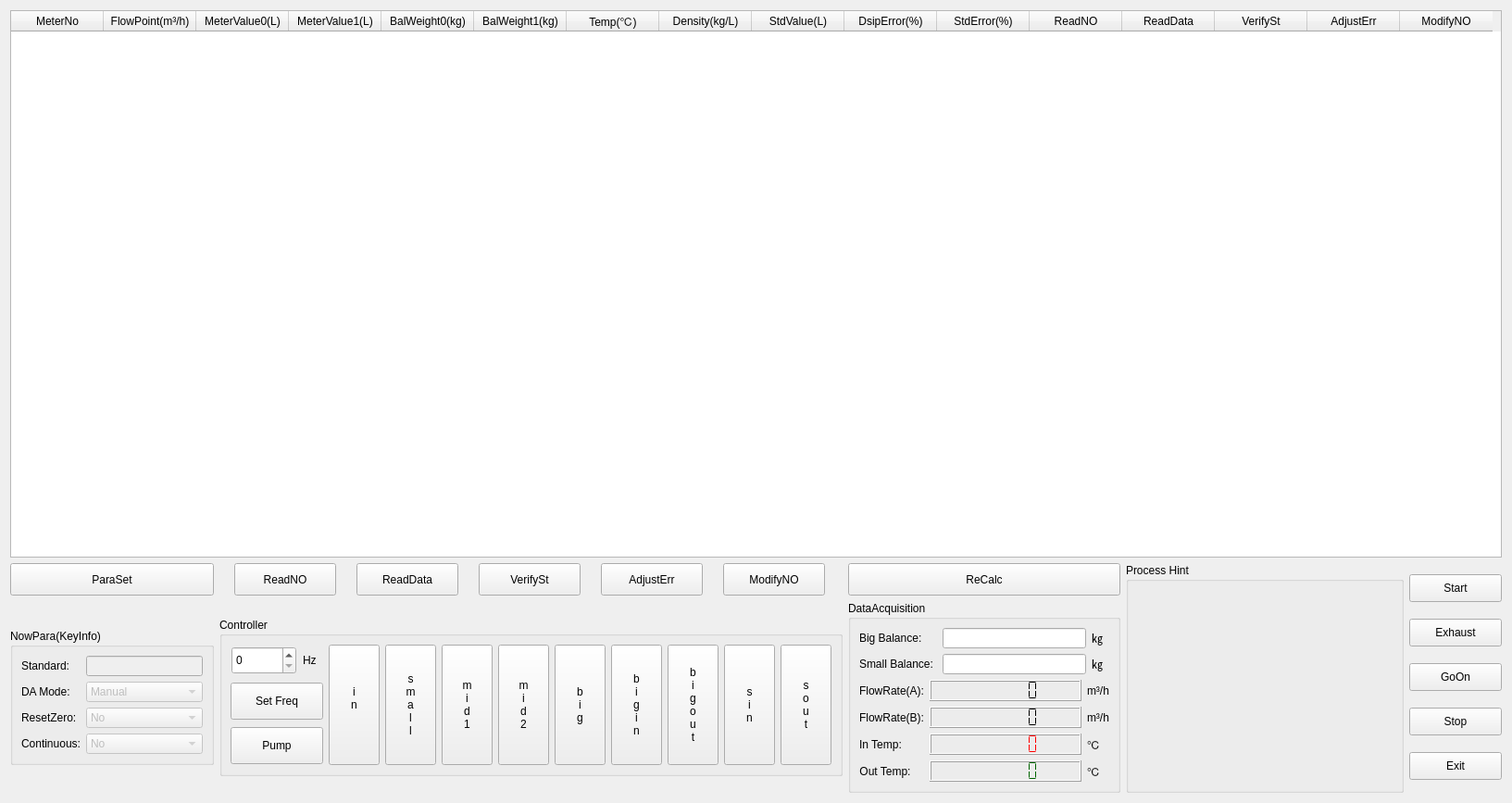
<?xml version="1.0" encoding="UTF-8"?>
<ui version="4.0">
 <class>WaterWeightClass50</class>
 <widget class="QWidget" name="WaterWeightClass50">
  <property name="geometry">
   <rect>
    <x>0</x>
    <y>0</y>
    <width>1633</width>
    <height>867</height>
   </rect>
  </property>
  <property name="windowTitle">
   <string>Water Verify(Weight Method)</string>
  </property>
  <property name="windowIcon">
   <iconset resource="waterweight50.qrc">
    <normaloff>:/waterweight50/images/waterweight.png</normaloff>:/waterweight50/images/waterweight.png</iconset>
  </property>
  <layout class="QGridLayout" name="gridLayout_8">
   <item row="0" column="0" colspan="5">
    <widget class="QTableWidget" name="tableWidget">
     <property name="inputMethodHints">
      <set>Qt::ImhDigitsOnly|Qt::ImhFormattedNumbersOnly|Qt::ImhPreferNumbers</set>
     </property>
     <property name="editTriggers">
      <set>QAbstractItemView::CurrentChanged|QAbstractItemView::DoubleClicked|QAbstractItemView::EditKeyPressed</set>
     </property>
     <column>
      <property name="text">
       <string>MeterNo</string>
      </property>
     </column>
     <column>
      <property name="text">
       <string>FlowPoint(m³/h)</string>
      </property>
     </column>
     <column>
      <property name="text">
       <string>MeterValue0(L)</string>
      </property>
     </column>
     <column>
      <property name="text">
       <string>MeterValue1(L)</string>
      </property>
     </column>
     <column>
      <property name="text">
       <string>BalWeight0(kg)</string>
      </property>
     </column>
     <column>
      <property name="text">
       <string>BalWeight1(kg)</string>
      </property>
     </column>
     <column>
      <property name="text">
       <string>Temp(℃)</string>
      </property>
     </column>
     <column>
      <property name="text">
       <string>Density(kg/L)</string>
      </property>
     </column>
     <column>
      <property name="text">
       <string>StdValue(L)</string>
      </property>
     </column>
     <column>
      <property name="text">
       <string>DsipError(%)</string>
      </property>
      <property name="background">
       <color>
        <red>128</red>
        <green>0</green>
        <blue>0</blue>
       </color>
      </property>
     </column>
     <column>
      <property name="text">
       <string>StdError(%)</string>
      </property>
     </column>
     <column>
      <property name="text">
       <string>ReadNO</string>
      </property>
     </column>
     <column>
      <property name="text">
       <string>ReadData</string>
      </property>
     </column>
     <column>
      <property name="text">
       <string>VerifySt</string>
      </property>
     </column>
     <column>
      <property name="text">
       <string>AdjustErr</string>
      </property>
     </column>
     <column>
      <property name="text">
       <string>ModifyNO</string>
      </property>
     </column>
    </widget>
   </item>
   <item row="1" column="0">
    <widget class="QPushButton" name="btnParaSet">
     <property name="sizePolicy">
      <sizepolicy hsizetype="Fixed" vsizetype="Fixed">
       <horstretch>0</horstretch>
       <verstretch>0</verstretch>
      </sizepolicy>
     </property>
     <property name="minimumSize">
      <size>
       <width>220</width>
       <height>35</height>
      </size>
     </property>
     <property name="maximumSize">
      <size>
       <width>220</width>
       <height>35</height>
      </size>
     </property>
     <property name="text">
      <string>ParaSet</string>
     </property>
    </widget>
   </item>
   <item row="1" column="1">
    <layout class="QGridLayout" name="gridLayout_4">
     <item row="0" column="0">
      <widget class="QPushButton" name="btnAllReadNO">
       <property name="sizePolicy">
        <sizepolicy hsizetype="Fixed" vsizetype="Fixed">
         <horstretch>0</horstretch>
         <verstretch>0</verstretch>
        </sizepolicy>
       </property>
       <property name="minimumSize">
        <size>
         <width>80</width>
         <height>35</height>
        </size>
       </property>
       <property name="maximumSize">
        <size>
         <width>110</width>
         <height>35</height>
        </size>
       </property>
       <property name="text">
        <string>ReadNO</string>
       </property>
      </widget>
     </item>
     <item row="0" column="1">
      <widget class="QPushButton" name="btnAllReadData">
       <property name="sizePolicy">
        <sizepolicy hsizetype="Fixed" vsizetype="Fixed">
         <horstretch>0</horstretch>
         <verstretch>0</verstretch>
        </sizepolicy>
       </property>
       <property name="minimumSize">
        <size>
         <width>80</width>
         <height>35</height>
        </size>
       </property>
       <property name="maximumSize">
        <size>
         <width>110</width>
         <height>35</height>
        </size>
       </property>
       <property name="text">
        <string>ReadData</string>
       </property>
      </widget>
     </item>
     <item row="0" column="2">
      <widget class="QPushButton" name="btnAllVerifyStatus">
       <property name="sizePolicy">
        <sizepolicy hsizetype="Fixed" vsizetype="Fixed">
         <horstretch>0</horstretch>
         <verstretch>0</verstretch>
        </sizepolicy>
       </property>
       <property name="minimumSize">
        <size>
         <width>80</width>
         <height>35</height>
        </size>
       </property>
       <property name="maximumSize">
        <size>
         <width>110</width>
         <height>35</height>
        </size>
       </property>
       <property name="text">
        <string>VerifySt</string>
       </property>
      </widget>
     </item>
     <item row="0" column="3">
      <widget class="QPushButton" name="btnAllAdjError">
       <property name="sizePolicy">
        <sizepolicy hsizetype="Fixed" vsizetype="Fixed">
         <horstretch>0</horstretch>
         <verstretch>0</verstretch>
        </sizepolicy>
       </property>
       <property name="minimumSize">
        <size>
         <width>80</width>
         <height>35</height>
        </size>
       </property>
       <property name="maximumSize">
        <size>
         <width>110</width>
         <height>35</height>
        </size>
       </property>
       <property name="text">
        <string>AdjustErr</string>
       </property>
      </widget>
     </item>
     <item row="0" column="4">
      <widget class="QPushButton" name="btnAllModifyNO">
       <property name="sizePolicy">
        <sizepolicy hsizetype="Fixed" vsizetype="Fixed">
         <horstretch>0</horstretch>
         <verstretch>0</verstretch>
        </sizepolicy>
       </property>
       <property name="minimumSize">
        <size>
         <width>80</width>
         <height>35</height>
        </size>
       </property>
       <property name="maximumSize">
        <size>
         <width>110</width>
         <height>35</height>
        </size>
       </property>
       <property name="text">
        <string>ModifyNO</string>
       </property>
      </widget>
     </item>
    </layout>
   </item>
   <item row="1" column="2">
    <widget class="QPushButton" name="btnReCalc">
     <property name="sizePolicy">
      <sizepolicy hsizetype="Fixed" vsizetype="Fixed">
       <horstretch>0</horstretch>
       <verstretch>0</verstretch>
      </sizepolicy>
     </property>
     <property name="minimumSize">
      <size>
       <width>260</width>
       <height>35</height>
      </size>
     </property>
     <property name="maximumSize">
      <size>
       <width>400</width>
       <height>35</height>
      </size>
     </property>
     <property name="text">
      <string>ReCalc</string>
     </property>
    </widget>
   </item>
   <item row="1" column="3" rowspan="2">
    <widget class="QGroupBox" name="groupBox_3">
     <property name="sizePolicy">
      <sizepolicy hsizetype="Preferred" vsizetype="Preferred">
       <horstretch>0</horstretch>
       <verstretch>0</verstretch>
      </sizepolicy>
     </property>
     <property name="minimumSize">
      <size>
       <width>300</width>
       <height>0</height>
      </size>
     </property>
     <property name="title">
      <string>Process Hint</string>
     </property>
     <layout class="QGridLayout" name="gridLayout_9">
      <item row="0" column="0">
       <layout class="QGridLayout" name="gridLayout_7">
        <item row="0" column="0">
         <widget class="QLabel" name="label">
          <property name="sizePolicy">
           <sizepolicy hsizetype="Fixed" vsizetype="Preferred">
            <horstretch>0</horstretch>
            <verstretch>0</verstretch>
           </sizepolicy>
          </property>
          <property name="text">
           <string/>
          </property>
          <property name="alignment">
           <set>Qt::AlignLeading|Qt::AlignLeft|Qt::AlignTop</set>
          </property>
         </widget>
        </item>
        <item row="0" column="1">
         <widget class="QLabel" name="labelHintPoint">
          <property name="sizePolicy">
           <sizepolicy hsizetype="Preferred" vsizetype="Preferred">
            <horstretch>0</horstretch>
            <verstretch>0</verstretch>
           </sizepolicy>
          </property>
          <property name="styleSheet">
           <string notr="true">font: 75 12pt &quot;Aharoni&quot;;</string>
          </property>
          <property name="text">
           <string/>
          </property>
          <property name="alignment">
           <set>Qt::AlignLeading|Qt::AlignLeft|Qt::AlignTop</set>
          </property>
          <property name="wordWrap">
           <bool>true</bool>
          </property>
         </widget>
        </item>
        <item row="1" column="0">
         <widget class="QLabel" name="label_2">
          <property name="sizePolicy">
           <sizepolicy hsizetype="Fixed" vsizetype="Preferred">
            <horstretch>0</horstretch>
            <verstretch>0</verstretch>
           </sizepolicy>
          </property>
          <property name="text">
           <string/>
          </property>
          <property name="alignment">
           <set>Qt::AlignLeading|Qt::AlignLeft|Qt::AlignTop</set>
          </property>
         </widget>
        </item>
        <item row="1" column="1">
         <widget class="QLabel" name="labelHintProcess">
          <property name="sizePolicy">
           <sizepolicy hsizetype="Preferred" vsizetype="Preferred">
            <horstretch>0</horstretch>
            <verstretch>0</verstretch>
           </sizepolicy>
          </property>
          <property name="styleSheet">
           <string notr="true">font: 75 12pt &quot;Aharoni&quot;;</string>
          </property>
          <property name="text">
           <string/>
          </property>
          <property name="alignment">
           <set>Qt::AlignLeading|Qt::AlignLeft|Qt::AlignTop</set>
          </property>
          <property name="wordWrap">
           <bool>true</bool>
          </property>
         </widget>
        </item>
       </layout>
      </item>
     </layout>
    </widget>
   </item>
   <item row="1" column="4" rowspan="2">
    <layout class="QGridLayout" name="gridLayout_6">
     <item row="0" column="0">
      <widget class="QPushButton" name="btnStart">
       <property name="sizePolicy">
        <sizepolicy hsizetype="Fixed" vsizetype="Fixed">
         <horstretch>0</horstretch>
         <verstretch>0</verstretch>
        </sizepolicy>
       </property>
       <property name="minimumSize">
        <size>
         <width>100</width>
         <height>30</height>
        </size>
       </property>
       <property name="maximumSize">
        <size>
         <width>100</width>
         <height>30</height>
        </size>
       </property>
       <property name="text">
        <string>Start</string>
       </property>
      </widget>
     </item>
     <item row="1" column="0">
      <widget class="QPushButton" name="btnExhaust">
       <property name="sizePolicy">
        <sizepolicy hsizetype="Fixed" vsizetype="Fixed">
         <horstretch>0</horstretch>
         <verstretch>0</verstretch>
        </sizepolicy>
       </property>
       <property name="minimumSize">
        <size>
         <width>100</width>
         <height>30</height>
        </size>
       </property>
       <property name="maximumSize">
        <size>
         <width>100</width>
         <height>30</height>
        </size>
       </property>
       <property name="text">
        <string>Exhaust</string>
       </property>
      </widget>
     </item>
     <item row="2" column="0">
      <widget class="QPushButton" name="btnGoOn">
       <property name="sizePolicy">
        <sizepolicy hsizetype="Fixed" vsizetype="Fixed">
         <horstretch>0</horstretch>
         <verstretch>0</verstretch>
        </sizepolicy>
       </property>
       <property name="minimumSize">
        <size>
         <width>100</width>
         <height>30</height>
        </size>
       </property>
       <property name="maximumSize">
        <size>
         <width>100</width>
         <height>30</height>
        </size>
       </property>
       <property name="text">
        <string>GoOn</string>
       </property>
      </widget>
     </item>
     <item row="3" column="0">
      <widget class="QPushButton" name="btnStop">
       <property name="sizePolicy">
        <sizepolicy hsizetype="Fixed" vsizetype="Fixed">
         <horstretch>0</horstretch>
         <verstretch>0</verstretch>
        </sizepolicy>
       </property>
       <property name="minimumSize">
        <size>
         <width>100</width>
         <height>30</height>
        </size>
       </property>
       <property name="maximumSize">
        <size>
         <width>100</width>
         <height>30</height>
        </size>
       </property>
       <property name="text">
        <string>Stop</string>
       </property>
      </widget>
     </item>
     <item row="4" column="0">
      <widget class="QPushButton" name="btnExit">
       <property name="sizePolicy">
        <sizepolicy hsizetype="Fixed" vsizetype="Fixed">
         <horstretch>0</horstretch>
         <verstretch>0</verstretch>
        </sizepolicy>
       </property>
       <property name="minimumSize">
        <size>
         <width>100</width>
         <height>30</height>
        </size>
       </property>
       <property name="maximumSize">
        <size>
         <width>100</width>
         <height>30</height>
        </size>
       </property>
       <property name="text">
        <string>Exit</string>
       </property>
      </widget>
     </item>
    </layout>
   </item>
   <item row="2" column="0">
    <widget class="QGroupBox" name="groupBox">
     <property name="sizePolicy">
      <sizepolicy hsizetype="Fixed" vsizetype="Fixed">
       <horstretch>0</horstretch>
       <verstretch>0</verstretch>
      </sizepolicy>
     </property>
     <property name="minimumSize">
      <size>
       <width>220</width>
       <height>0</height>
      </size>
     </property>
     <property name="maximumSize">
      <size>
       <width>220</width>
       <height>16777215</height>
      </size>
     </property>
     <property name="title">
      <string>NowPara(KeyInfo)</string>
     </property>
     <layout class="QGridLayout" name="gridLayout_3">
      <item row="0" column="0">
       <widget class="QLabel" name="labelStandard">
        <property name="sizePolicy">
         <sizepolicy hsizetype="Fixed" vsizetype="Preferred">
          <horstretch>0</horstretch>
          <verstretch>0</verstretch>
         </sizepolicy>
        </property>
        <property name="text">
         <string>Standard:</string>
        </property>
       </widget>
      </item>
      <item row="0" column="1">
       <widget class="QLineEdit" name="lnEditStandard">
        <property name="enabled">
         <bool>false</bool>
        </property>
        <property name="sizePolicy">
         <sizepolicy hsizetype="Preferred" vsizetype="Fixed">
          <horstretch>0</horstretch>
          <verstretch>0</verstretch>
         </sizepolicy>
        </property>
       </widget>
      </item>
      <item row="1" column="0">
       <widget class="QLabel" name="label_14">
        <property name="sizePolicy">
         <sizepolicy hsizetype="Fixed" vsizetype="Preferred">
          <horstretch>0</horstretch>
          <verstretch>0</verstretch>
         </sizepolicy>
        </property>
        <property name="text">
         <string>DA Mode:</string>
        </property>
       </widget>
      </item>
      <item row="1" column="1">
       <widget class="QComboBox" name="cmbAutoPick">
        <property name="enabled">
         <bool>false</bool>
        </property>
        <property name="sizePolicy">
         <sizepolicy hsizetype="Preferred" vsizetype="Fixed">
          <horstretch>0</horstretch>
          <verstretch>0</verstretch>
         </sizepolicy>
        </property>
        <item>
         <property name="text">
          <string>Manual</string>
         </property>
        </item>
        <item>
         <property name="text">
          <string>Auto</string>
         </property>
        </item>
       </widget>
      </item>
      <item row="2" column="0">
       <widget class="QLabel" name="label_16">
        <property name="sizePolicy">
         <sizepolicy hsizetype="Fixed" vsizetype="Preferred">
          <horstretch>0</horstretch>
          <verstretch>0</verstretch>
         </sizepolicy>
        </property>
        <property name="text">
         <string>ResetZero:</string>
        </property>
       </widget>
      </item>
      <item row="2" column="1">
       <widget class="QComboBox" name="cmbResetZero">
        <property name="enabled">
         <bool>false</bool>
        </property>
        <property name="sizePolicy">
         <sizepolicy hsizetype="Preferred" vsizetype="Fixed">
          <horstretch>0</horstretch>
          <verstretch>0</verstretch>
         </sizepolicy>
        </property>
        <item>
         <property name="text">
          <string>No</string>
         </property>
        </item>
        <item>
         <property name="text">
          <string>Yes</string>
         </property>
        </item>
       </widget>
      </item>
      <item row="3" column="0">
       <widget class="QLabel" name="label_15">
        <property name="sizePolicy">
         <sizepolicy hsizetype="Fixed" vsizetype="Preferred">
          <horstretch>0</horstretch>
          <verstretch>0</verstretch>
         </sizepolicy>
        </property>
        <property name="text">
         <string>Continuous:</string>
        </property>
       </widget>
      </item>
      <item row="3" column="1">
       <widget class="QComboBox" name="cmbContinue">
        <property name="enabled">
         <bool>false</bool>
        </property>
        <property name="sizePolicy">
         <sizepolicy hsizetype="Preferred" vsizetype="Fixed">
          <horstretch>0</horstretch>
          <verstretch>0</verstretch>
         </sizepolicy>
        </property>
        <item>
         <property name="text">
          <string>No</string>
         </property>
        </item>
        <item>
         <property name="text">
          <string>Yes</string>
         </property>
        </item>
       </widget>
      </item>
     </layout>
    </widget>
   </item>
   <item row="2" column="1">
    <widget class="QGroupBox" name="groupBox_2">
     <property name="sizePolicy">
      <sizepolicy hsizetype="Fixed" vsizetype="Fixed">
       <horstretch>0</horstretch>
       <verstretch>0</verstretch>
      </sizepolicy>
     </property>
     <property name="title">
      <string>Controller</string>
     </property>
     <layout class="QGridLayout" name="gridLayout">
      <item row="0" column="0">
       <layout class="QHBoxLayout" name="horizontalLayout">
        <property name="sizeConstraint">
         <enum>QLayout::SetDefaultConstraint</enum>
        </property>
        <item>
         <widget class="QSpinBox" name="spinBoxFreq">
          <property name="sizePolicy">
           <sizepolicy hsizetype="Fixed" vsizetype="Fixed">
            <horstretch>0</horstretch>
            <verstretch>0</verstretch>
           </sizepolicy>
          </property>
          <property name="minimumSize">
           <size>
            <width>70</width>
            <height>30</height>
           </size>
          </property>
          <property name="maximumSize">
           <size>
            <width>70</width>
            <height>30</height>
           </size>
          </property>
         </widget>
        </item>
        <item>
         <widget class="QLabel" name="label_13">
          <property name="sizePolicy">
           <sizepolicy hsizetype="Fixed" vsizetype="Fixed">
            <horstretch>0</horstretch>
            <verstretch>0</verstretch>
           </sizepolicy>
          </property>
          <property name="minimumSize">
           <size>
            <width>20</width>
            <height>20</height>
           </size>
          </property>
          <property name="maximumSize">
           <size>
            <width>20</width>
            <height>20</height>
           </size>
          </property>
          <property name="text">
           <string>Hz</string>
          </property>
         </widget>
        </item>
       </layout>
      </item>
      <item row="0" column="1" rowspan="3">
       <widget class="QToolButton" name="btnWaterIn">
        <property name="sizePolicy">
         <sizepolicy hsizetype="Fixed" vsizetype="Fixed">
          <horstretch>0</horstretch>
          <verstretch>0</verstretch>
         </sizepolicy>
        </property>
        <property name="minimumSize">
         <size>
          <width>55</width>
          <height>130</height>
         </size>
        </property>
        <property name="maximumSize">
         <size>
          <width>60</width>
          <height>300</height>
         </size>
        </property>
        <property name="text">
         <string>i
n
</string>
        </property>
       </widget>
      </item>
      <item row="0" column="2" rowspan="3">
       <widget class="QToolButton" name="btnValveSmall">
        <property name="sizePolicy">
         <sizepolicy hsizetype="Expanding" vsizetype="Preferred">
          <horstretch>0</horstretch>
          <verstretch>0</verstretch>
         </sizepolicy>
        </property>
        <property name="minimumSize">
         <size>
          <width>55</width>
          <height>130</height>
         </size>
        </property>
        <property name="maximumSize">
         <size>
          <width>60</width>
          <height>300</height>
         </size>
        </property>
        <property name="text">
         <string>s
m
a
l
l</string>
        </property>
       </widget>
      </item>
      <item row="0" column="3" rowspan="3">
       <widget class="QToolButton" name="btnValveMiddle1">
        <property name="sizePolicy">
         <sizepolicy hsizetype="Expanding" vsizetype="Preferred">
          <horstretch>0</horstretch>
          <verstretch>0</verstretch>
         </sizepolicy>
        </property>
        <property name="minimumSize">
         <size>
          <width>55</width>
          <height>130</height>
         </size>
        </property>
        <property name="maximumSize">
         <size>
          <width>60</width>
          <height>300</height>
         </size>
        </property>
        <property name="text">
         <string>m
i
d
1</string>
        </property>
       </widget>
      </item>
      <item row="0" column="4" rowspan="3">
       <widget class="QToolButton" name="btnValveMiddle2">
        <property name="sizePolicy">
         <sizepolicy hsizetype="Expanding" vsizetype="Preferred">
          <horstretch>0</horstretch>
          <verstretch>0</verstretch>
         </sizepolicy>
        </property>
        <property name="minimumSize">
         <size>
          <width>55</width>
          <height>130</height>
         </size>
        </property>
        <property name="maximumSize">
         <size>
          <width>60</width>
          <height>300</height>
         </size>
        </property>
        <property name="text">
         <string>m
i
d
2</string>
        </property>
       </widget>
      </item>
      <item row="0" column="5" rowspan="3">
       <widget class="QToolButton" name="btnValveBig">
        <property name="sizePolicy">
         <sizepolicy hsizetype="Expanding" vsizetype="Preferred">
          <horstretch>0</horstretch>
          <verstretch>0</verstretch>
         </sizepolicy>
        </property>
        <property name="minimumSize">
         <size>
          <width>55</width>
          <height>130</height>
         </size>
        </property>
        <property name="maximumSize">
         <size>
          <width>60</width>
          <height>300</height>
         </size>
        </property>
        <property name="text">
         <string>b
i
g</string>
        </property>
       </widget>
      </item>
      <item row="0" column="6" rowspan="3">
       <widget class="QToolButton" name="btnBigWaterIn">
        <property name="sizePolicy">
         <sizepolicy hsizetype="Expanding" vsizetype="Preferred">
          <horstretch>0</horstretch>
          <verstretch>0</verstretch>
         </sizepolicy>
        </property>
        <property name="minimumSize">
         <size>
          <width>55</width>
          <height>130</height>
         </size>
        </property>
        <property name="maximumSize">
         <size>
          <width>60</width>
          <height>300</height>
         </size>
        </property>
        <property name="text">
         <string>b
i
g
i
n</string>
        </property>
       </widget>
      </item>
      <item row="0" column="7" rowspan="3">
       <widget class="QToolButton" name="btnBigWaterOut">
        <property name="sizePolicy">
         <sizepolicy hsizetype="Expanding" vsizetype="Preferred">
          <horstretch>0</horstretch>
          <verstretch>0</verstretch>
         </sizepolicy>
        </property>
        <property name="minimumSize">
         <size>
          <width>55</width>
          <height>130</height>
         </size>
        </property>
        <property name="maximumSize">
         <size>
          <width>60</width>
          <height>300</height>
         </size>
        </property>
        <property name="text">
         <string>b
i
g
o
u
t</string>
        </property>
       </widget>
      </item>
      <item row="0" column="8" rowspan="3">
       <widget class="QToolButton" name="btnSmallWaterIn">
        <property name="sizePolicy">
         <sizepolicy hsizetype="Expanding" vsizetype="Preferred">
          <horstretch>0</horstretch>
          <verstretch>0</verstretch>
         </sizepolicy>
        </property>
        <property name="minimumSize">
         <size>
          <width>55</width>
          <height>130</height>
         </size>
        </property>
        <property name="maximumSize">
         <size>
          <width>60</width>
          <height>300</height>
         </size>
        </property>
        <property name="text">
         <string>s
i
n</string>
        </property>
       </widget>
      </item>
      <item row="0" column="9" rowspan="3">
       <widget class="QToolButton" name="btnSmallWaterOut">
        <property name="sizePolicy">
         <sizepolicy hsizetype="Expanding" vsizetype="Preferred">
          <horstretch>0</horstretch>
          <verstretch>0</verstretch>
         </sizepolicy>
        </property>
        <property name="minimumSize">
         <size>
          <width>55</width>
          <height>130</height>
         </size>
        </property>
        <property name="maximumSize">
         <size>
          <width>60</width>
          <height>300</height>
         </size>
        </property>
        <property name="text">
         <string>s
o
u
t</string>
        </property>
       </widget>
      </item>
      <item row="1" column="0">
       <widget class="QToolButton" name="btnSetFreq">
        <property name="sizePolicy">
         <sizepolicy hsizetype="Fixed" vsizetype="Fixed">
          <horstretch>0</horstretch>
          <verstretch>0</verstretch>
         </sizepolicy>
        </property>
        <property name="minimumSize">
         <size>
          <width>100</width>
          <height>40</height>
         </size>
        </property>
        <property name="maximumSize">
         <size>
          <width>100</width>
          <height>40</height>
         </size>
        </property>
        <property name="text">
         <string>Set Freq</string>
        </property>
       </widget>
      </item>
      <item row="2" column="0">
       <widget class="QToolButton" name="btnWaterPump">
        <property name="sizePolicy">
         <sizepolicy hsizetype="Fixed" vsizetype="Fixed">
          <horstretch>0</horstretch>
          <verstretch>0</verstretch>
         </sizepolicy>
        </property>
        <property name="minimumSize">
         <size>
          <width>100</width>
          <height>40</height>
         </size>
        </property>
        <property name="maximumSize">
         <size>
          <width>100</width>
          <height>40</height>
         </size>
        </property>
        <property name="text">
         <string>Pump</string>
        </property>
       </widget>
      </item>
     </layout>
    </widget>
   </item>
   <item row="2" column="2">
    <widget class="QGroupBox" name="groupBox_4">
     <property name="minimumSize">
      <size>
       <width>260</width>
       <height>0</height>
      </size>
     </property>
     <property name="maximumSize">
      <size>
       <width>360</width>
       <height>16777215</height>
      </size>
     </property>
     <property name="title">
      <string>DataAcquisition</string>
     </property>
     <layout class="QGridLayout" name="gridLayout_5">
      <item row="0" column="0" colspan="3">
       <layout class="QGridLayout" name="gridLayout_2">
        <item row="0" column="0">
         <widget class="QLabel" name="label_9">
          <property name="sizePolicy">
           <sizepolicy hsizetype="Fixed" vsizetype="Preferred">
            <horstretch>0</horstretch>
            <verstretch>0</verstretch>
           </sizepolicy>
          </property>
          <property name="text">
           <string>Big Balance: </string>
          </property>
         </widget>
        </item>
        <item row="0" column="1">
         <widget class="QLineEdit" name="lcdBigBalance"/>
        </item>
        <item row="0" column="2">
         <widget class="QLabel" name="label_11">
          <property name="sizePolicy">
           <sizepolicy hsizetype="Fixed" vsizetype="Preferred">
            <horstretch>0</horstretch>
            <verstretch>0</verstretch>
           </sizepolicy>
          </property>
          <property name="text">
           <string>㎏  </string>
          </property>
         </widget>
        </item>
        <item row="1" column="0">
         <widget class="QLabel" name="label_10">
          <property name="sizePolicy">
           <sizepolicy hsizetype="Fixed" vsizetype="Preferred">
            <horstretch>0</horstretch>
            <verstretch>0</verstretch>
           </sizepolicy>
          </property>
          <property name="text">
           <string>Small Balance: </string>
          </property>
         </widget>
        </item>
        <item row="1" column="1">
         <widget class="QLineEdit" name="lcdSmallBalance"/>
        </item>
        <item row="1" column="2">
         <widget class="QLabel" name="label_12">
          <property name="sizePolicy">
           <sizepolicy hsizetype="Fixed" vsizetype="Preferred">
            <horstretch>0</horstretch>
            <verstretch>0</verstretch>
           </sizepolicy>
          </property>
          <property name="text">
           <string>㎏  </string>
          </property>
         </widget>
        </item>
       </layout>
      </item>
      <item row="1" column="0">
       <widget class="QLabel" name="label_18">
        <property name="sizePolicy">
         <sizepolicy hsizetype="Fixed" vsizetype="Preferred">
          <horstretch>0</horstretch>
          <verstretch>0</verstretch>
         </sizepolicy>
        </property>
        <property name="text">
         <string>FlowRate(A):</string>
        </property>
        <property name="alignment">
         <set>Qt::AlignCenter</set>
        </property>
       </widget>
      </item>
      <item row="1" column="1">
       <widget class="QLCDNumber" name="lcdFlowRateStd">
        <property name="sizePolicy">
         <sizepolicy hsizetype="Preferred" vsizetype="Fixed">
          <horstretch>0</horstretch>
          <verstretch>0</verstretch>
         </sizepolicy>
        </property>
        <property name="numDigits">
         <number>7</number>
        </property>
        <property name="segmentStyle">
         <enum>QLCDNumber::Flat</enum>
        </property>
       </widget>
      </item>
      <item row="1" column="2">
       <widget class="QLabel" name="label_17">
        <property name="sizePolicy">
         <sizepolicy hsizetype="Fixed" vsizetype="Preferred">
          <horstretch>0</horstretch>
          <verstretch>0</verstretch>
         </sizepolicy>
        </property>
        <property name="text">
         <string>m³/h</string>
        </property>
       </widget>
      </item>
      <item row="2" column="0">
       <widget class="QLabel" name="label_3">
        <property name="sizePolicy">
         <sizepolicy hsizetype="Fixed" vsizetype="Preferred">
          <horstretch>0</horstretch>
          <verstretch>0</verstretch>
         </sizepolicy>
        </property>
        <property name="text">
         <string>FlowRate(B):</string>
        </property>
        <property name="alignment">
         <set>Qt::AlignCenter</set>
        </property>
       </widget>
      </item>
      <item row="2" column="1">
       <widget class="QLCDNumber" name="lcdFlowRate">
        <property name="sizePolicy">
         <sizepolicy hsizetype="Preferred" vsizetype="Fixed">
          <horstretch>0</horstretch>
          <verstretch>0</verstretch>
         </sizepolicy>
        </property>
        <property name="numDigits">
         <number>7</number>
        </property>
        <property name="segmentStyle">
         <enum>QLCDNumber::Flat</enum>
        </property>
       </widget>
      </item>
      <item row="2" column="2">
       <widget class="QLabel" name="label_6">
        <property name="sizePolicy">
         <sizepolicy hsizetype="Fixed" vsizetype="Preferred">
          <horstretch>0</horstretch>
          <verstretch>0</verstretch>
         </sizepolicy>
        </property>
        <property name="text">
         <string>m³/h</string>
        </property>
       </widget>
      </item>
      <item row="3" column="0">
       <widget class="QLabel" name="label_4">
        <property name="sizePolicy">
         <sizepolicy hsizetype="Fixed" vsizetype="Preferred">
          <horstretch>0</horstretch>
          <verstretch>0</verstretch>
         </sizepolicy>
        </property>
        <property name="text">
         <string>In Temp:</string>
        </property>
        <property name="alignment">
         <set>Qt::AlignCenter</set>
        </property>
       </widget>
      </item>
      <item row="3" column="1">
       <widget class="QLCDNumber" name="lcdInTemper">
        <property name="sizePolicy">
         <sizepolicy hsizetype="Preferred" vsizetype="Fixed">
          <horstretch>0</horstretch>
          <verstretch>0</verstretch>
         </sizepolicy>
        </property>
        <property name="palette">
         <palette>
          <active>
           <colorrole role="WindowText">
            <brush brushstyle="SolidPattern">
             <color alpha="255">
              <red>255</red>
              <green>0</green>
              <blue>0</blue>
             </color>
            </brush>
           </colorrole>
           <colorrole role="Button">
            <brush brushstyle="SolidPattern">
             <color alpha="255">
              <red>100</red>
              <green>10</green>
              <blue>0</blue>
             </color>
            </brush>
           </colorrole>
           <colorrole role="Base">
            <brush brushstyle="SolidPattern">
             <color alpha="255">
              <red>100</red>
              <green>10</green>
              <blue>0</blue>
             </color>
            </brush>
           </colorrole>
           <colorrole role="Window">
            <brush brushstyle="SolidPattern">
             <color alpha="255">
              <red>100</red>
              <green>10</green>
              <blue>0</blue>
             </color>
            </brush>
           </colorrole>
          </active>
          <inactive>
           <colorrole role="WindowText">
            <brush brushstyle="SolidPattern">
             <color alpha="255">
              <red>255</red>
              <green>0</green>
              <blue>0</blue>
             </color>
            </brush>
           </colorrole>
           <colorrole role="Button">
            <brush brushstyle="SolidPattern">
             <color alpha="255">
              <red>100</red>
              <green>10</green>
              <blue>0</blue>
             </color>
            </brush>
           </colorrole>
           <colorrole role="Base">
            <brush brushstyle="SolidPattern">
             <color alpha="255">
              <red>100</red>
              <green>10</green>
              <blue>0</blue>
             </color>
            </brush>
           </colorrole>
           <colorrole role="Window">
            <brush brushstyle="SolidPattern">
             <color alpha="255">
              <red>100</red>
              <green>10</green>
              <blue>0</blue>
             </color>
            </brush>
           </colorrole>
          </inactive>
          <disabled>
           <colorrole role="WindowText">
            <brush brushstyle="SolidPattern">
             <color alpha="255">
              <red>120</red>
              <green>120</green>
              <blue>120</blue>
             </color>
            </brush>
           </colorrole>
           <colorrole role="Button">
            <brush brushstyle="SolidPattern">
             <color alpha="255">
              <red>100</red>
              <green>10</green>
              <blue>0</blue>
             </color>
            </brush>
           </colorrole>
           <colorrole role="Base">
            <brush brushstyle="SolidPattern">
             <color alpha="255">
              <red>100</red>
              <green>10</green>
              <blue>0</blue>
             </color>
            </brush>
           </colorrole>
           <colorrole role="Window">
            <brush brushstyle="SolidPattern">
             <color alpha="255">
              <red>100</red>
              <green>10</green>
              <blue>0</blue>
             </color>
            </brush>
           </colorrole>
          </disabled>
         </palette>
        </property>
        <property name="numDigits">
         <number>7</number>
        </property>
        <property name="segmentStyle">
         <enum>QLCDNumber::Flat</enum>
        </property>
       </widget>
      </item>
      <item row="3" column="2">
       <widget class="QLabel" name="label_7">
        <property name="sizePolicy">
         <sizepolicy hsizetype="Fixed" vsizetype="Preferred">
          <horstretch>0</horstretch>
          <verstretch>0</verstretch>
         </sizepolicy>
        </property>
        <property name="text">
         <string>℃</string>
        </property>
       </widget>
      </item>
      <item row="4" column="0">
       <widget class="QLabel" name="label_5">
        <property name="sizePolicy">
         <sizepolicy hsizetype="Fixed" vsizetype="Preferred">
          <horstretch>0</horstretch>
          <verstretch>0</verstretch>
         </sizepolicy>
        </property>
        <property name="text">
         <string>Out Temp:</string>
        </property>
        <property name="alignment">
         <set>Qt::AlignCenter</set>
        </property>
       </widget>
      </item>
      <item row="4" column="1">
       <widget class="QLCDNumber" name="lcdOutTemper">
        <property name="sizePolicy">
         <sizepolicy hsizetype="Preferred" vsizetype="Fixed">
          <horstretch>0</horstretch>
          <verstretch>0</verstretch>
         </sizepolicy>
        </property>
        <property name="palette">
         <palette>
          <active>
           <colorrole role="WindowText">
            <brush brushstyle="SolidPattern">
             <color alpha="255">
              <red>0</red>
              <green>100</green>
              <blue>0</blue>
             </color>
            </brush>
           </colorrole>
           <colorrole role="Button">
            <brush brushstyle="SolidPattern">
             <color alpha="255">
              <red>100</red>
              <green>10</green>
              <blue>0</blue>
             </color>
            </brush>
           </colorrole>
           <colorrole role="Base">
            <brush brushstyle="SolidPattern">
             <color alpha="255">
              <red>100</red>
              <green>10</green>
              <blue>0</blue>
             </color>
            </brush>
           </colorrole>
           <colorrole role="Window">
            <brush brushstyle="SolidPattern">
             <color alpha="255">
              <red>100</red>
              <green>10</green>
              <blue>0</blue>
             </color>
            </brush>
           </colorrole>
          </active>
          <inactive>
           <colorrole role="WindowText">
            <brush brushstyle="SolidPattern">
             <color alpha="255">
              <red>0</red>
              <green>100</green>
              <blue>0</blue>
             </color>
            </brush>
           </colorrole>
           <colorrole role="Button">
            <brush brushstyle="SolidPattern">
             <color alpha="255">
              <red>100</red>
              <green>10</green>
              <blue>0</blue>
             </color>
            </brush>
           </colorrole>
           <colorrole role="Base">
            <brush brushstyle="SolidPattern">
             <color alpha="255">
              <red>100</red>
              <green>10</green>
              <blue>0</blue>
             </color>
            </brush>
           </colorrole>
           <colorrole role="Window">
            <brush brushstyle="SolidPattern">
             <color alpha="255">
              <red>100</red>
              <green>10</green>
              <blue>0</blue>
             </color>
            </brush>
           </colorrole>
          </inactive>
          <disabled>
           <colorrole role="WindowText">
            <brush brushstyle="SolidPattern">
             <color alpha="255">
              <red>120</red>
              <green>120</green>
              <blue>120</blue>
             </color>
            </brush>
           </colorrole>
           <colorrole role="Button">
            <brush brushstyle="SolidPattern">
             <color alpha="255">
              <red>100</red>
              <green>10</green>
              <blue>0</blue>
             </color>
            </brush>
           </colorrole>
           <colorrole role="Base">
            <brush brushstyle="SolidPattern">
             <color alpha="255">
              <red>100</red>
              <green>10</green>
              <blue>0</blue>
             </color>
            </brush>
           </colorrole>
           <colorrole role="Window">
            <brush brushstyle="SolidPattern">
             <color alpha="255">
              <red>100</red>
              <green>10</green>
              <blue>0</blue>
             </color>
            </brush>
           </colorrole>
          </disabled>
         </palette>
        </property>
        <property name="smallDecimalPoint">
         <bool>false</bool>
        </property>
        <property name="numDigits">
         <number>7</number>
        </property>
        <property name="segmentStyle">
         <enum>QLCDNumber::Flat</enum>
        </property>
       </widget>
      </item>
      <item row="4" column="2">
       <widget class="QLabel" name="label_8">
        <property name="sizePolicy">
         <sizepolicy hsizetype="Fixed" vsizetype="Preferred">
          <horstretch>0</horstretch>
          <verstretch>0</verstretch>
         </sizepolicy>
        </property>
        <property name="text">
         <string>℃</string>
        </property>
       </widget>
      </item>
     </layout>
    </widget>
   </item>
  </layout>
 </widget>
 <resources>
  <include location="waterweight50.qrc"/>
 </resources>
 <connections/>
</ui>
